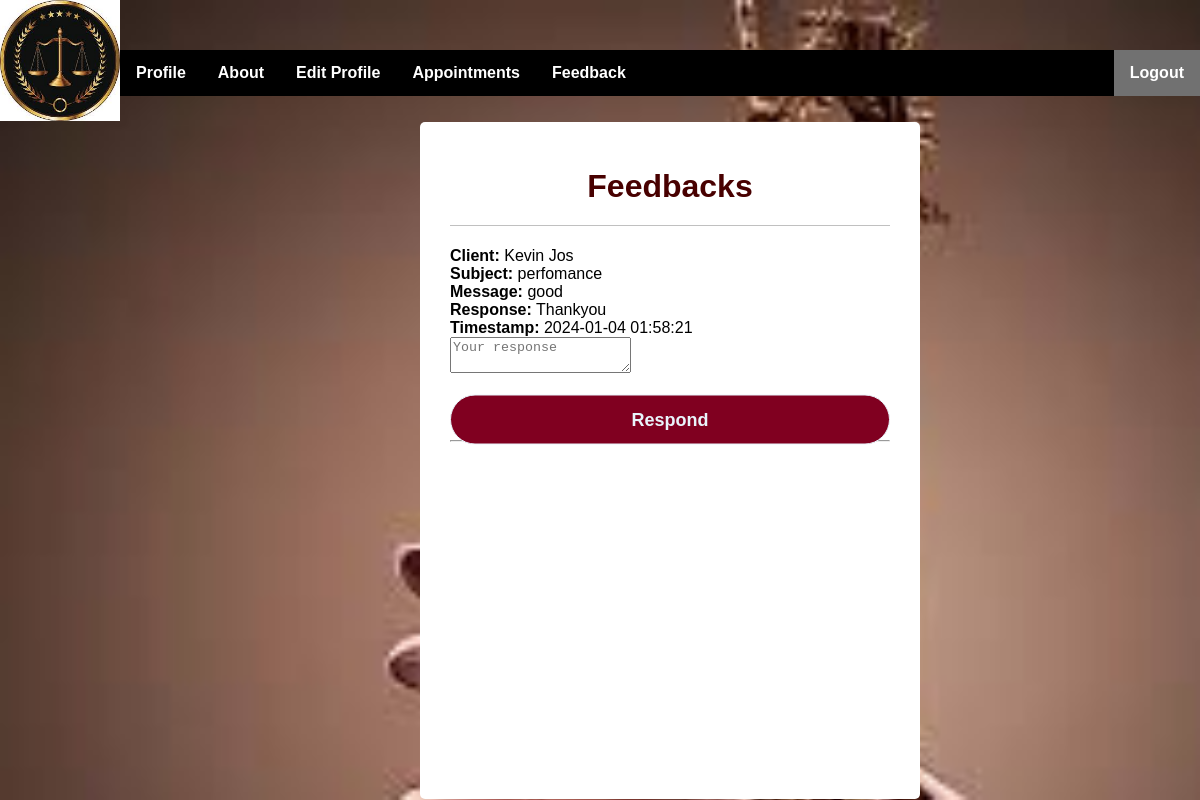
The app's page /lfeedback.php (signed in) with its own data.
### tables this page shows
CREATE TABLE `feedbacks` (
  `id` int(11) NOT NULL,
  `client_id` int(11) NOT NULL,
  `lawyer_id` int(11) NOT NULL,
  `subject` varchar(255) NOT NULL,
  `message` text NOT NULL,
  `response` text DEFAULT NULL,
  `timestamp` timestamp NOT NULL DEFAULT current_timestamp()
);

CREATE TABLE `clint` (
  `id` int(11) NOT NULL,
  `first_name` varchar(255) NOT NULL,
  `last_name` varchar(255) NOT NULL,
  `email` varchar(255) NOT NULL,
  `phone_number` varchar(15) NOT NULL,
  `password` varchar(255) NOT NULL,
  `last_login_time` timestamp NOT NULL DEFAULT current_timestamp(),
  `login_count` int(11) DEFAULT 0,
  `Status` varchar(10) NOT NULL DEFAULT 'Activate'
);

### lfeedback.php (the view, shortened to what this page needs)
<?php
include 'db.php';
$lawyerEmail = $_SESSION['email'];
$lawyerIdQuery = "SELECT `id` FROM `lawers` WHERE `email`='$lawyerEmail'";
$lawyerIdResult = $con->query($lawyerIdQuery);
$lawyerIdRow = $lawyerIdResult->fetch_assoc();
$lawyerId = $lawyerIdRow['id'];
$feedbacksQuery = "SELECT c.`first_name` AS client_first_name, c.`last_name` AS client_last_name, f.*
                   FROM `feedbacks` f
                   INNER JOIN `clint` c ON f.`client_id` = c.`id`
                   WHERE f.`lawyer_id`='$lawyerId'";
$feedbacksResult = $con->query($feedbacksQuery);
$feedbacks = $feedbacksResult->fetch_all(MYSQLI_ASSOC);
?>
<!DOCTYPE html>
<html lang="en">
<head>
    <link rel="stylesheet" href="style.css">
    <link rel="stylesheet" href="main.css">
</head>
<body>
<header>
        <img src="logo.jpg" width="10%" height="20%">
        <ul class="nav">
            <li><a href="lprofil.php">Profile</a></li>
            <li><a href="labout.php">About</a></li>
            <li><a href="ledit.php">Edit Profile</a></li>
            <li><a href="lappoinment.php">Appointments</a></li>
            <li><a href="lfeedback.php">Feedback</a></li>
            <li style="float:right"><a href="logout.php" class="active">Logout</a></li>
        </ul>
    </header>
    <div class="container">
        <h1>Feedbacks</h1>
        <?php
        if (empty($feedbacks)) {
            echo "<p>No feedbacks available.</p>";
        } else {
            foreach ($feedbacks as $feedback) {
                echo "<div>";
                echo "<strong>Client:</strong> {$feedback['client_first_name']} {$feedback['client_last_name']}<br>";
                echo "<strong>Subject:</strong> {$feedback['subject']}<br>";
                echo "<strong>Message:</strong> {$feedback['message']}<br>";
                echo "<strong>Response:</strong> {$feedback['response']}<br>";
                echo "<strong>Timestamp:</strong> {$feedback['timestamp']}<br>";
                echo "<form action='#' method='POST'>";
                echo "<textarea name='response' placeholder='Your response'></textarea>";
                echo "<input type='submit' value='Respond' name='submit_response'>";
                echo "</form>";
                echo "</div><hr>";
            }
        }
        ?>
    </div>
</body>
</html>

### style.css (style rules this page uses)
body { margin: 0; background: url("8.jpg"); overflow: hidden; background-size: cover; font-family: Arial, sans-serif; }
h1 { text-align: center; padding: 0 0 20px; border-bottom: 1px solid silver; color: #480000; }
input { padding: 10px; width: 100%; box-sizing: border-box; border: 1px solid #ccc; border-radius: 5px; margin-top: 5px; font-size: 16px; }
input[type="submit"] { width: 100%; height: 50px; transform: translateY(25%); border: 1px solid; background: #800020; border-radius: 25px; font-size: 18px; color: #e9f4fb; font-weight: 700; cursor: pointer; outline: none; }
.container { margin: 1px; max-width: 500px; width: 100%; height: 677px; background: #fff; padding: 25px 30px; border-radius: 5px; margin-left: 35%; }

### main.css (style rules this page uses)
.nav { margin-top:50; }
ul { list-style-type: none; margin: 0; padding: 0; overflow: hidden; background-color:black; width:90%; float: right; }
li { float: left; position: sticky; position: -webkit-sticky; display: inline; }
li a { display:block; color: white; text-align: center; padding: 14px 16px; text-decoration: none; font-weight:900; }
.active { background-color: #86de47; float:right; }
* { box-sizing: border-box }
body { font-family: Verdana, sans-serif; margin:0; background: url("8.jpg"); background-repeat: no-repeat; background-size: cover; }
img { vertical-align: middle; }
.active, .dot:hover { background-color: #717171; }

### lfeedback.php (style rules this page uses)
.nav { margin-top: 50px; }

### records on screen
feedbacks: client.first_name "Kevin", client.last_name "Jos", subject "perfomance", message "good", response "Thankyou", timestamp "2024-01-04 01:58:21"
